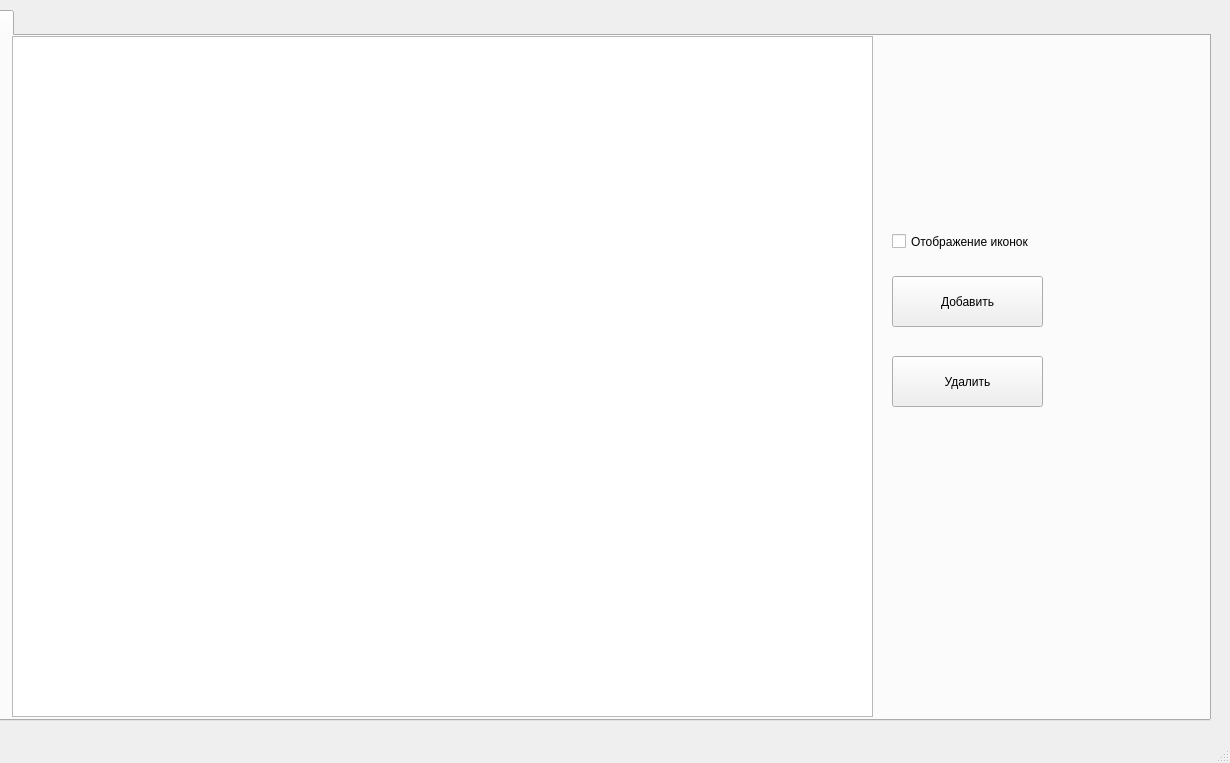
<?xml version="1.0" encoding="UTF-8"?>
<ui version="4.0">
 <class>MainWindow</class>
 <widget class="QMainWindow" name="MainWindow">
  <property name="geometry">
   <rect>
    <x>0</x>
    <y>0</y>
    <width>1230</width>
    <height>763</height>
   </rect>
  </property>
  <property name="windowTitle">
   <string>MainWindow</string>
  </property>
  <widget class="QWidget" name="centralwidget">
   <widget class="QTabWidget" name="tabWidget">
    <property name="enabled">
     <bool>true</bool>
    </property>
    <property name="geometry">
     <rect>
      <x>-10</x>
      <y>10</y>
      <width>1221</width>
      <height>711</height>
     </rect>
    </property>
    <property name="currentIndex">
     <number>0</number>
    </property>
    <widget class="QWidget" name="tab_2">
     <attribute name="title">
      <string/>
     </attribute>
     <widget class="QCheckBox" name="checkBox">
      <property name="geometry">
       <rect>
        <x>900</x>
        <y>190</y>
        <width>171</width>
        <height>31</height>
       </rect>
      </property>
      <property name="text">
       <string>Отображение иконок</string>
      </property>
      <property name="checked">
       <bool>false</bool>
      </property>
     </widget>
     <widget class="QPushButton" name="pushButton">
      <property name="geometry">
       <rect>
        <x>900</x>
        <y>240</y>
        <width>151</width>
        <height>51</height>
       </rect>
      </property>
      <property name="text">
       <string>Добавить</string>
      </property>
     </widget>
     <widget class="QPushButton" name="pushButton_2">
      <property name="geometry">
       <rect>
        <x>900</x>
        <y>320</y>
        <width>151</width>
        <height>51</height>
       </rect>
      </property>
      <property name="text">
       <string>Удалить</string>
      </property>
     </widget>
     <widget class="QListView" name="listView">
      <property name="geometry">
       <rect>
        <x>20</x>
        <y>0</y>
        <width>861</width>
        <height>681</height>
       </rect>
      </property>
     </widget>
    </widget>
   </widget>
  </widget>
  <widget class="QMenuBar" name="menubar">
   <property name="geometry">
    <rect>
     <x>0</x>
     <y>0</y>
     <width>1230</width>
     <height>22</height>
    </rect>
   </property>
  </widget>
  <widget class="QStatusBar" name="statusbar"/>
 </widget>
 <resources/>
 <connections/>
</ui>
